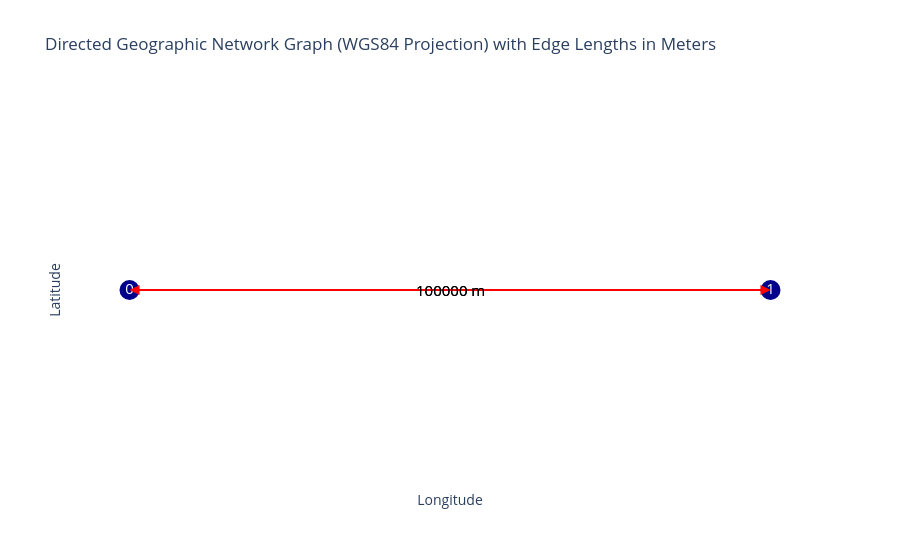

Notebook code cell kept with this figure:
### Code cell
plot_graph(FG)

### Figure 1 — Plotly figure (JSON) as saved in the notebook; plotly's stock layout.template omitted (floating-point values rounded to 4 significant figures)
{"data": [{"hoverinfo": "none", "line": {"color": "red", "width": 2}, "mode": "lines", "type": "scatter", "x": [0, 0.8983], "y": [0, 0]}, {"hoverinfo": "none", "line": {"color": "red", "width": 2}, "mode": "lines", "type": "scatter", "x": [0.8983, 0], "y": [0, 0]}, {"hoverinfo": "text", "marker": {"color": "darkblue", "size": 20}, "mode": "markers+text", "text": ["0", "1"], "textfont": {"color": "white", "size": 15}, "textposition": "middle center", "type": "scatter", "x": [0, 0.8983], "y": [0, 0]}], "layout": {"annotations": [{"arrowcolor": "red", "arrowhead": 2, "arrowsize": 2, "arrowwidth": 1, "ax": 0, "axref": "x", "ay": 0, "ayref": "y", "showarrow": true, "x": 0.8983, "xref": "x", "y": 0, "yref": "y"}, {"arrowcolor": "red", "arrowhead": 2, "arrowsize": 2, "arrowwidth": 1, "ax": 0.8983, "axref": "x", "ay": 0, "ayref": "y", "showarrow": true, "x": 0, "xref": "x", "y": 0, "yref": "y"}, {"font": {"color": "black", "size": 15}, "showarrow": false, "text": "100000 m", "x": 0.4492, "y": 0}, {"font": {"color": "black", "size": 15}, "showarrow": false, "text": "100000 m", "x": 0.4492, "y": 0}], "plot_bgcolor": "white", "showlegend": false, "title": {"text": "Directed Geographic Network Graph (WGS84 Projection) with Edge Lengths in Meters"}, "xaxis": {"showgrid": false, "showticklabels": false, "title": {"text": "Longitude"}, "zeroline": false}, "yaxis": {"showgrid": false, "showticklabels": false, "title": {"text": "Latitude"}, "zeroline": false}}}
